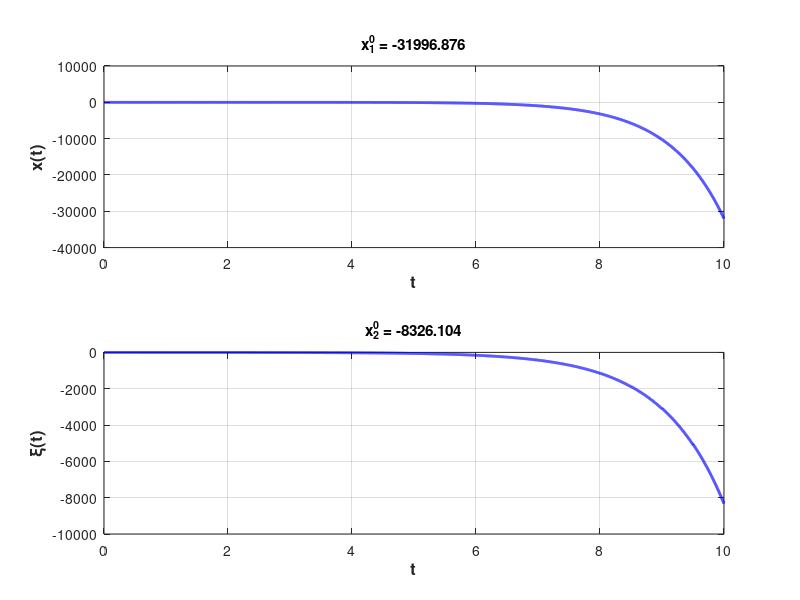

MATLAB code for this plot:
function cw260221
    h = 0.5;
    A = [1, h; 0, 1];
    B = [0.5 * h^2; h];

    C = [0.5 * h^2, 1.5 * h^2; h, h];
    C = inv(C);
    chiA = A^2 - 0.25 * A^0;
    theta = -[0, 1] * C * chiA;
    theta = -place(A, B, [-0.1, -0.2]);

    disp(eig(A + B * theta));

    nx = size(A, 1); % количество строчек
    % задаем время отрисовки графиков
    TIME = 10.0;
    % задаем параметры метода решения системы дифференциальных уравнений
    options = odeset('RelTol', 1e-5, 'AbsTol', 1e-5 * ones(1, nx));
    % задаем начальные условия 
    x0 = zeros(nx, 1);   

    x0(1) = 0.5;
    x0(2) = -0.4;

    discr = 0 : h : TIME;
    tlst = [];
    xlst = [;];

%     for i = 1 : size(discr, 2) - 1
%         ticks = discr(i) : 0.001 : discr(i + 1);
%         [TL, YL] = ode45(@(t, X)(A * X + B * theta * x0), ticks, x0', options);
%         tlst = [tlst; TL];
%         xlst = [xlst; YL];
%         x0 = YL(end, :)';
%     end

    tlst = [];
    xlst = [;];
    eps = 0.001;
    for i = 1 : size(discr, 2) - 1
        tend = discr(i) + eps * h;
        ticks = discr(i) : 0.00001 : tend;
        [TL, YL] = ode45(@(t, X)(A * X + B * theta * x0), ticks, x0', options);
        tlst = [tlst; TL];
        xlst = [xlst; YL];
        x0 = YL(end, :)';

        ticks = tend : 0.001 : discr(i + 1);
        [TL, YL] = ode45(@(t, X)(A * X), ticks, x0', options);
        tlst = [tlst; TL];
        xlst = [xlst; YL];
        x0 = YL(end, :)';
    end
% 
%     tlst = [];
%     xlst = [;];
%     delta = h * 0.25;
%     for i = 1 : size(discr, 2) - 1
%         ticks = discr(i) : 0.001 : (discr(i) + delta);
%         [TL, YL] = ode45(@(t, X)(A * X + B * theta * x0), ticks, x0', options);
%         tlst = [tlst; TL];
%         xlst = [xlst; YL];
%         x0 = YL(end, :)';
% 
%         ticks = (discr(i) + delta) : 0.001 : discr(i + 1);
%         [TL, YL] = ode45(@(t, X)(A * X), ticks, x0', options);
%         tlst = [tlst; TL];
%         xlst = [xlst; YL];
%         x0 = YL(end, :)';
%     end

    fhandle = figure;
    subplot(2, 1, 1)
        plot(tlst, xlst(:, 1), 'b', 'LineWidth', 2.0)
        grid on;
        xlabel('t', 'FontSize', 12, 'FontWeight', 'bold');
        ylabel('x(t)', 'FontSize', 12, 'FontWeight', 'bold');
        title(sprintf('x_1^0 = %0.3f', x0(1)));
    subplot(2, 1, 2)
        plot(tlst, xlst(:, 2), 'b', 'LineWidth', 2.0)
        grid on;
        xlabel('t', 'FontSize', 12, 'FontWeight', 'bold');
        ylabel('\xi(t)', 'FontSize', 12, 'FontWeight', 'bold');
        title(sprintf('x_2^0 = %0.3f', x0(2)));

end